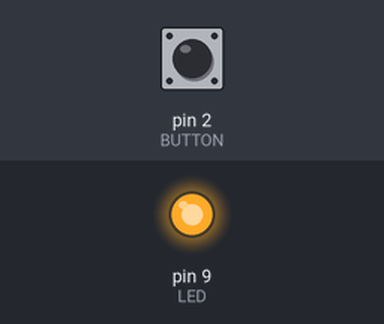
This sketch was run on a simulated Arduino Uno, built with avr-gcc and run on an emulated ATmega328P. Shown: output pins drawn as LEDs (lit = HIGH). The test bench sets the inputs (shaded band); at power-on: pin 2 (BUTTON) HIGH.

Above: at 1.2 s.
1.3 s: pin 2 (BUTTON) pulled LOW for 0.15 s
At 1.37 s:
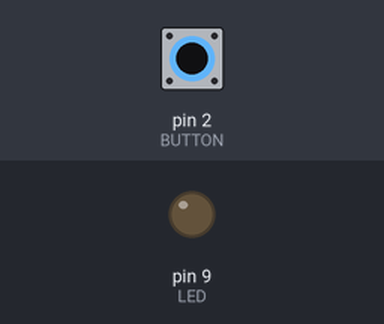
2.9 s: pin 2 (BUTTON) pulled LOW for 3.2 s
At 7.1 s:
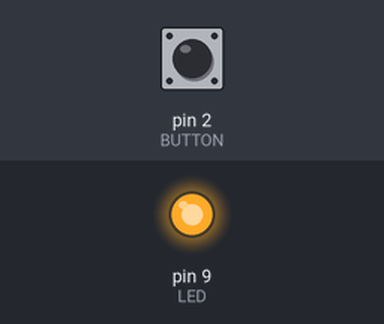
Timing chart, 0 to 8.6 s (numbered marks = the images above; inputs shaded):
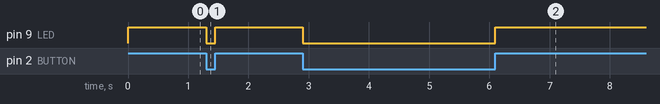

Measured:
- after the input at 1.3 s, pin 9 (LED): HIGH → LOW at once, → HIGH 0.15 s later
- after the input at 2.9 s, pin 9 (LED): HIGH → LOW at once, → HIGH 3.2 s later

The sketch:

LED_OUTPUT_CTRL_BUTTON.ino
```cpp
/*
This is good for constant speeds motors, relays, and LEDs.
*/
const int LED=9;   //defined LED for pin 9
const int BUTTON=2; // button connected to pin 2
boolean lastButton = LOW; // Variable containing previous button state.
boolean currentButton = LOW; // Variable containing current button state.
boolean ledOn = false; // Present state of LED (on/off)

void setup() {
  // put your setup code here, to run once:
pinMode(LED, OUTPUT); // Sets LED as an output.
pinMode(BUTTON, INPUT); // Set BUTTON as INPUT.
}

void loop() {
  // put your main code here, to run repeatedly:
if (digitalRead(BUTTON) == LOW)
  {
    digitalWrite(LED, LOW);
  }
  else
  {
    digitalWrite(LED, HIGH);
  }
}
```
